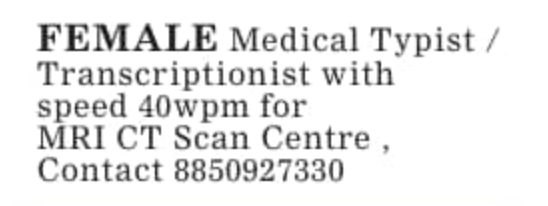
#> input picture samples/MAH4.png, 548 x 206 px, found by its file name
$ python analyze_mah4_margins.py
#> lines starting #> are read from the running program, lines starting #| are printed output that depends on the picture; after the words box and inside, x2 and y2 are one past the last pixel; in counts of white or black regions, pixels touching at a corner belong together
from PIL import Image
import numpy as np

img = Image.open("samples/MAH4.png").convert('L')
arr = np.array(img)

# Invert so text is > 0
bg = np.median(arr)
#> bg = 255
text_mask = arr < (bg - 20)
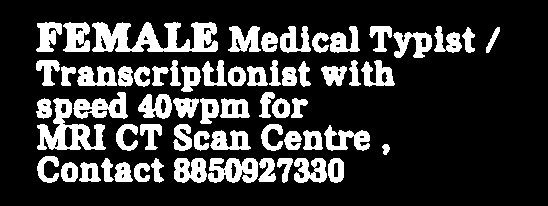
#> text_mask: shape (206, 548) bool; 21.6% white; 63 white regions, largest, box (x1, y1, x2, y2) and area: (92, 22, 218, 52) 2326, (37, 98, 106, 150) 1491, (208, 158, 258, 183) 883

line_bounds = [
    (20, 53),
    (59, 87),
    (92, 120),
    (123, 151),
    (156, 184)
]

print("MAH4.png Line Margins Analysis:")
for idx, (start, end) in enumerate(line_bounds):
    line_mask = text_mask[start:end, :]
    cols_active = np.any(line_mask, axis=0)
    active_indices = np.where(cols_active)[0]
    if len(active_indices) > 0:
        left = active_indices[0]
        right = active_indices[-1]
        width = right - left
        print(f"Line {idx+1}: left={left}, right={right}, width={width} pixels")
#> this loop made 5 passes
#> (left, right, width) on passes 1 to 5: (36, 499, 463), (36, 394, 358), (36, 307, 271), (37, 389, 352), (37, 343, 306)
#| Line 1: left=36, right=499, width=463 pixels
#| Line 2: left=36, right=394, width=358 pixels
#| Line 3: left=36, right=307, width=271 pixels
#| Line 4: left=37, right=389, width=352 pixels
#| Line 5: left=37, right=343, width=306 pixels
#> pass 1, `line_mask = text_mask[start:end, :]`:
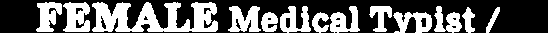
#> line_mask: shape (33, 548) bool; 38.5% white; 13 white regions, largest, box (x1, y1, x2, y2) and area: (92, 2, 218, 32) 2326, (63, 2, 90, 32) 591, (228, 6, 261, 32) 568
#> pass 2, `line_mask = text_mask[start:end, :]`:
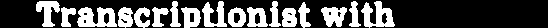
#> line_mask: shape (28, 548) bool; 30.5% white; 17 white regions, largest, box (x1, y1, x2, y2) and area: (77, 7, 117, 27) 556, (361, 1, 395, 28) 504, (202, 1, 227, 27) 360
#> pass 3, `line_mask = text_mask[start:end, :]`:
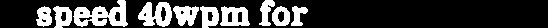
#> line_mask: shape (28, 548) bool; 23.5% white; 10 white regions, largest, box (x1, y1, x2, y2) and area: (73, 0, 128, 27) 818, (138, 2, 172, 27) 545, (220, 6, 250, 26) 421
#> after the loop:
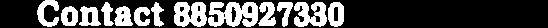
#> line_mask: shape (28, 548) bool; 29.4% white; 13 white regions, largest, box (x1, y1, x2, y2) and area: (208, 2, 258, 27) 883, (174, 2, 207, 27) 620, (294, 2, 327, 27) 562

$ run again, with samples/MAH2.png copied over samples/MAH4.png
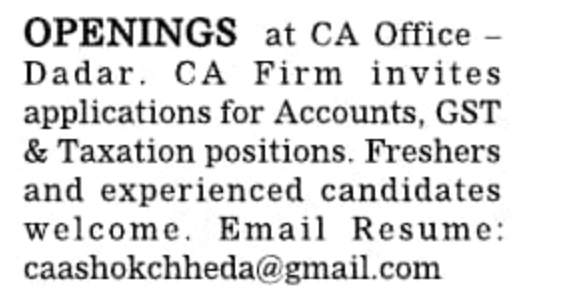
#> input picture samples/MAH2.png, 572 x 300 px, found by its file name
#> bg = 255
#> `text_mask = arr < (bg - 20)`:
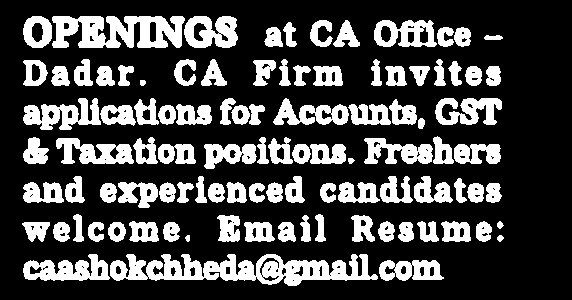
#> text_mask: shape (300, 572) bool; 27% white; 99 white regions, largest, box (x1, y1, x2, y2) and area: (110, 254, 378, 286) 4583, (52, 16, 185, 48) 3067, (23, 98, 101, 130) 1412
#> the loop `for idx, (start, end) in enumerate(line_bounds):` made 5 passes
#> (left, right, width) on passes 1 to 5: (23, 502, 479), (23, 500, 477), (23, 501, 478), (25, 500, 475), (23, 500, 477)
#> (printed output is left out)
#> after the loop `for idx, (start, end) in enumerate(line_bounds):`:
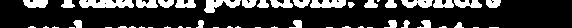
#> line_mask: shape (28, 572) bool; 20.4% white; 51 white regions (25 under 20 px), largest, box (x1, y1, x2, y2) and area: (79, 0, 134, 8) 374, (204, 0, 241, 13) 259, (310, 0, 346, 8) 241

$ run again, with samples/MAH3.png copied over samples/MAH4.png
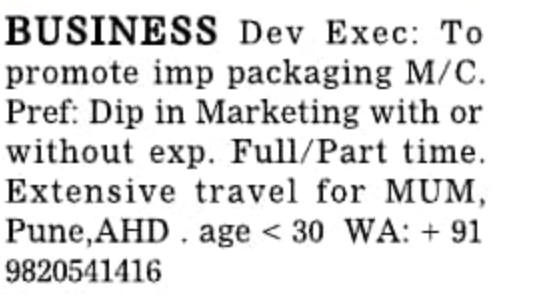
#> input picture samples/MAH3.png, 550 x 306 px, found by its file name
#> bg = 255
#> `text_mask = arr < (bg - 20)`:
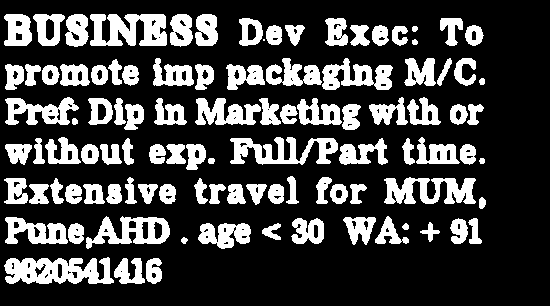
#> text_mask: shape (306, 550) bool; 25.6% white; 101 white regions (1 under 20 px), largest, box (x1, y1, x2, y2) and area: (4, 257, 114, 284) 2081, (90, 14, 167, 46) 1793, (230, 137, 338, 165) 1602
#> the loop `for idx, (start, end) in enumerate(line_bounds):` made 5 passes
#> (left, right, width) on passes 1 to 5: (4, 483, 479), (5, 484, 479), (5, 483, 478), (5, 477, 472), (4, 484, 480)
#> (printed output is left out)
#> after the loop `for idx, (start, end) in enumerate(line_bounds):`:
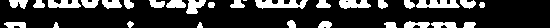
#> line_mask: shape (28, 550) bool; 20.4% white; 30 white regions (1 under 20 px), largest, box (x1, y1, x2, y2) and area: (255, 0, 308, 9) 328, (416, 0, 460, 8) 278, (339, 0, 371, 9) 215
